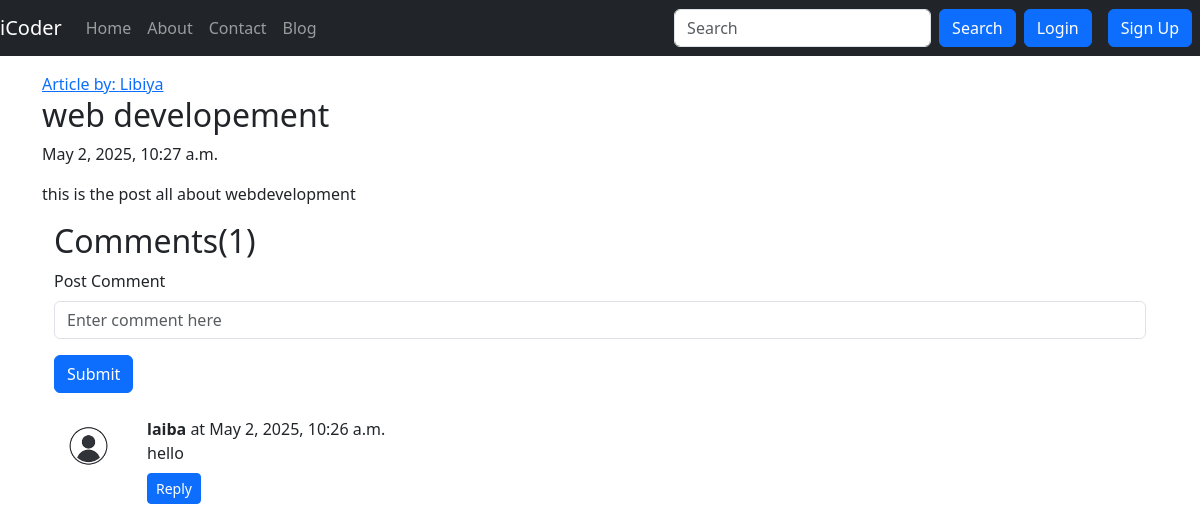
The page /blog/second-post on the database its author committed.
### blog/models.py (models this page shows, shortened)
class Post(models.Model):
    sno= models.AutoField(primary_key=True)
    title = models.CharField(max_length=100)
    author = models.CharField(max_length=50)
    content = models.TextField()
    slug = models.SlugField(max_length=100, unique=True)
    timestamp = models.DateTimeField(blank=True)

class BlogComment(models.Model):
    sno = models.AutoField(primary_key=True)
    comment = models.TextField()
    post = models.ForeignKey(Post, on_delete=models.CASCADE)
    parent = models.ForeignKey('self', on_delete=models.CASCADE, null=True)
    user = models.ForeignKey(User, on_delete=models.CASCADE)
    timestamp = models.DateTimeField(default=now)

### blog/views.py (the view)
# urls.py: path('<str:slug>', views.blogPost, name='blogPost'),
def blogPost(request, slug):
    post=Post.objects.filter(slug=slug).first()
    comments = BlogComment.objects.filter(post=post)
    context={"post":post,"comments":comments,'user':request.user}
    return render(request, "blog/blogPost.html", context)

### templates/blog/blogPost.html (shortened to what this page needs)
{%extends 'base.html'%}
{%block body%}
<div class="container my-3">
  <div class="blog-post">
    <a href="#">Article by: {{post.author}}</a>
    <h2 class="blog-post-title">{{post.title}}</h2>
    <p class="blog-post-meta">{{post.timestamp}}</p>
    <p>{{post.content}}</p>
  </div>
  <div class="container">
    <h2>Comments({{comments.count}})</h2>
    <form action="/blog/postcomment" method="post">
      <div class="form-group">
        <label for="comment">Post Comment </label>
        <input type="text" class="form-control my-2"  name="comment"  placeholder="Enter comment here" />
      </div>
      <button type="submit" class="btn btn-primary my-2">Submit</button>
    </form>
    {% for comment in comments %}
    <div class="row my-3">
      <div class="col-md-1">
        <img
          class="rounded mx-auto d-block w-100 p-2"
          src="/static/download.png"
          alt="user"
        />
      </div>
      <div class="col-md-11">
        <b> {{comment.user.username}} </b> at {{ comment.timestamp }}
        <div>{{comment.comment}}</div>
        <div class="reply mx-0 my-2">
  <button class="btn btn-primary btn-sm" type="button" data-bs-toggle="collapse" data-bs-target="#replybox{{comment.sno}}" aria-expanded="false" aria-controls="replybox{{comment.sno}}">
    Reply
  </button>
        </div>
      </div>
      {% endfor %} {%endblock%}

### rows shown on the page
Post: author "Libiya", title "web developement", timestamp "May 2, 2025, 10:27 a.m.", content "this is the post all about webdevelopment"
BlogComment: user.username "laiba", timestamp "May 2, 2025, 10:26 a.m.", comment "hello"

### other values the page prints
{{ comments.count }} "1"
